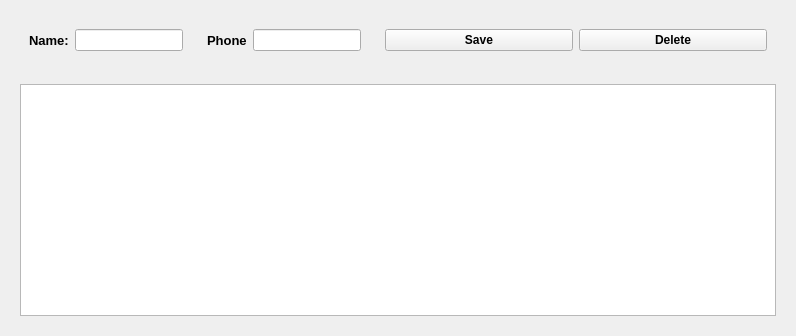
        <widget class="QWidget" name="tab_6">
         <attribute name="icon">
          <iconset resource="images/images.qrc">
           <normaloff>:/login/follower.png</normaloff>:/login/follower.png</iconset>
         </attribute>
         <attribute name="title">
          <string>Invatation</string>
         </attribute>
         <layout class="QVBoxLayout" name="verticalLayout_16">
          <item>
           <widget class="QWidget" name="widget_58" native="true">
            <layout class="QHBoxLayout" name="horizontalLayout_52">
             <item>
              <widget class="QWidget" name="widget_60" native="true">
               <layout class="QHBoxLayout" name="horizontalLayout_53">
                <item>
                 <widget class="QLabel" name="label_32">
                  <property name="font">
                   <font>
                    <pointsize>10</pointsize>
                    <bold>true</bold>
                   </font>
                  </property>
                  <property name="text">
                   <string>Name:</string>
                  </property>
                 </widget>
                </item>
                <item>
                 <widget class="QLineEdit" name="invname"/>
                </item>
               </layout>
              </widget>
             </item>
             <item>
              <widget class="QWidget" name="widget_61" native="true">
               <layout class="QHBoxLayout" name="horizontalLayout_54">
                <item>
                 <widget class="QLabel" name="label_33">
                  <property name="font">
                   <font>
                    <pointsize>10</pointsize>
                    <bold>true</bold>
                   </font>
                  </property>
                  <property name="text">
                   <string>Phone</string>
                  </property>
                 </widget>
                </item>
                <item>
                 <widget class="QLineEdit" name="invphone"/>
                </item>
               </layout>
              </widget>
             </item>
             <item>
              <widget class="QWidget" name="widget_62" native="true">
               <property name="minimumSize">
                <size>
                 <width>400</width>
                 <height>0</height>
                </size>
               </property>
               <property name="maximumSize">
                <size>
                 <width>400</width>
                 <height>16777215</height>
                </size>
               </property>
               <layout class="QHBoxLayout" name="horizontalLayout_56">
                <item>
                 <widget class="QPushButton" name="invsave">
                  <property name="sizePolicy">
                   <sizepolicy hsizetype="Preferred" vsizetype="Preferred">
                    <horstretch>0</horstretch>
                    <verstretch>0</verstretch>
                   </sizepolicy>
                  </property>
                  <property name="font">
                   <font>
                    <bold>true</bold>
                   </font>
                  </property>
                  <property name="text">
                   <string>Save</string>
                  </property>
                  <property name="icon">
                   <iconset resource="images/images.qrc">
                    <normaloff>:/login/floppy-disk.png</normaloff>:/login/floppy-disk.png</iconset>
                  </property>
                  <property name="iconSize">
                   <size>
                    <width>32</width>
                    <height>21</height>
                   </size>
                  </property>
                 </widget>
                </item>
                <item>
                 <widget class="QPushButton" name="invdelete">
                  <property name="sizePolicy">
                   <sizepolicy hsizetype="Preferred" vsizetype="Preferred">
                    <horstretch>0</horstretch>
                    <verstretch>0</verstretch>
                   </sizepolicy>
                  </property>
                  <property name="font">
                   <font>
                    <bold>true</bold>
                   </font>
                  </property>
                  <property name="text">
                   <string>Delete</string>
                  </property>
                  <property name="icon">
                   <iconset resource="images/images.qrc">
                    <normaloff>:/login/recycle-bin.png</normaloff>:/login/recycle-bin.png</iconset>
                  </property>
                  <property name="iconSize">
                   <size>
                    <width>32</width>
                    <height>21</height>
                   </size>
                  </property>
                 </widget>
                </item>
               </layout>
              </widget>
             </item>
            </layout>
           </widget>
          </item>
          <item>
           <widget class="QWidget" name="widget_59" native="true">
            <property name="minimumSize">
             <size>
              <width>0</width>
              <height>250</height>
             </size>
            </property>
            <property name="maximumSize">
             <size>
              <width>16777215</width>
              <height>250</height>
             </size>
            </property>
            <layout class="QHBoxLayout" name="horizontalLayout_55">
             <item>
              <widget class="QTableWidget" name="invtable"/>
             </item>
            </layout>
           </widget>
          </item>
         </layout>
        </widget>
